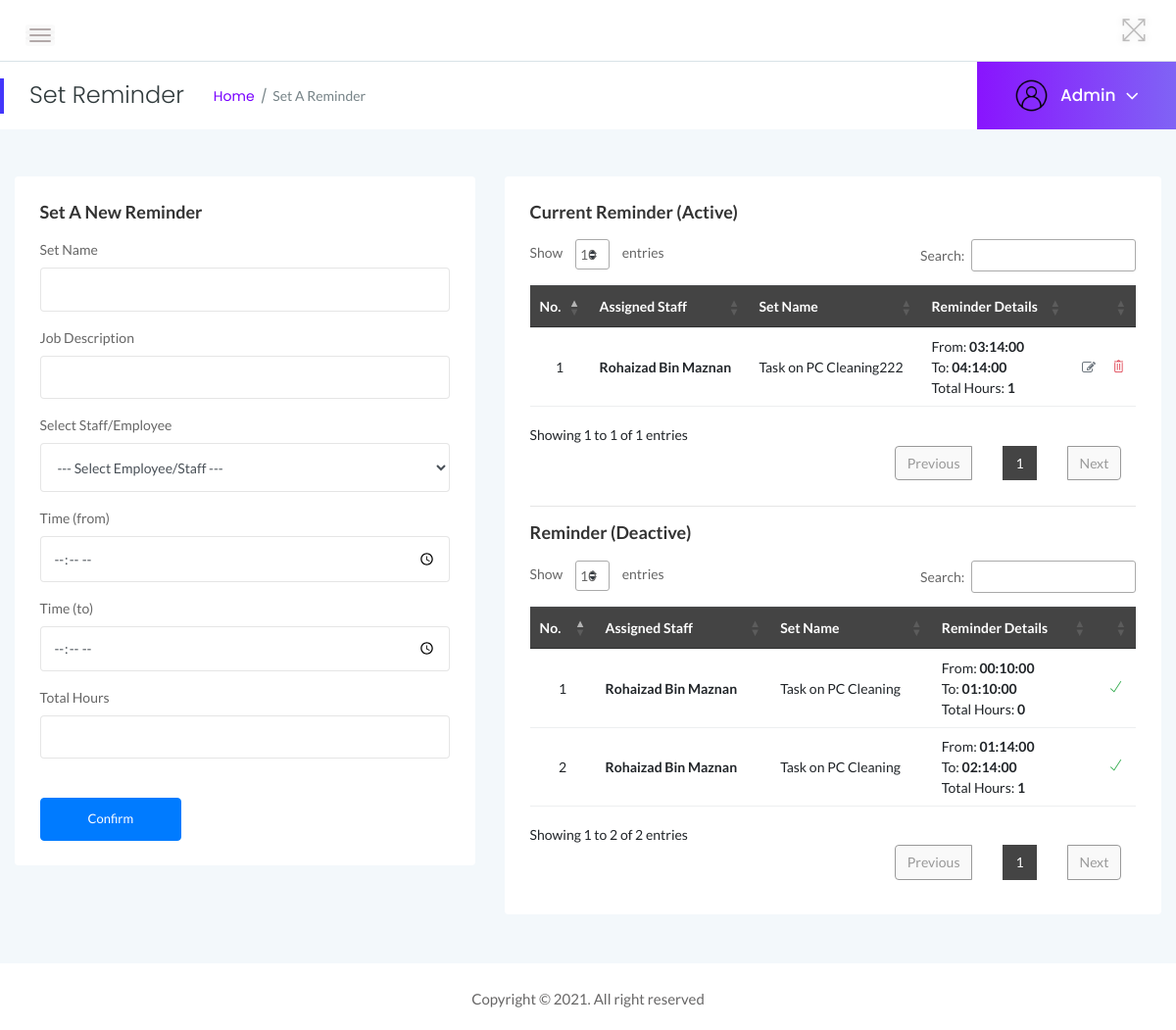
The page /admin-index.php?post_type=reminder&submitted=success-active (signed in) on the database its author committed.
### tables this page shows
CREATE TABLE `user` (
  `userId` int(11) NOT NULL,
  `username` varchar(50) NOT NULL,
  `password` text NOT NULL,
  `email` varchar(100) NOT NULL,
  `fullname` varchar(100) NOT NULL,
  `gender` varchar(10) NOT NULL,
  `phoneNo` varchar(12) NOT NULL,
  `role` varchar(10) NOT NULL,
  `createdOn` timestamp NOT NULL DEFAULT current_timestamp() ON UPDATE current_timestamp()
);

CREATE TABLE `reminder` (
  `reminderId` int(11) NOT NULL,
  `staffId` int(11) NOT NULL,
  `title` varchar(100) NOT NULL,
  `description` text NOT NULL,
  `time_from` time NOT NULL,
  `time_to` time NOT NULL,
  `total_hours` int(11) NOT NULL,
  `reminder_createdOn` timestamp NOT NULL DEFAULT current_timestamp() ON UPDATE current_timestamp(),
  `status` varchar(10) NOT NULL
);

### admin-addReminder.php (the view, shortened to what this page needs)
<div class="main-content-inner">
                <div class="row">
                    <div class="col-5 mt-5">
                        <div class="card">
                            <div class="card-body">
                                <h4 class="header-title">Set a New Reminder</h4>
                                <form action="inc/submitData.php" method="post">
<?php
$sqlApply = "SELECT * from user WHERE  username = '".$_SESSION['username']."'";
$formApply = mysqli_query($conn,$sqlApply);
while($rowApply = mysqli_fetch_assoc($formApply)) {
?>
                                            <div class="form-group">
                                            <div class="form-group">
                                                <label for="reminderTitle">Set Name</label>
                                                <input type="text" class="form-control" id="reminderTitle" name="reminderTitle" required>
                                            </div>
                                            <div class="form-group">
                                                <label for="description">Job Description</label>
                                                <input type="text" class="form-control" id="totalHours" name="description" required>
                                            </div>
                                                <label for="namestaff">Select Staff/Employee</label>
                                                <select class="form-control" id="namestaff" name="namestaff" style="height: 50px; text-transform: capitalize;">
                                                  <option>--- Select Employee/Staff ---</option>
                                                </select>
                                              </div>
                                            <div class="form-group">
                                                <label for="timeFrom">Time (from)</label>
                                                <input type="time" class="form-control" id="timeFrom" name="timeFrom" required>
                                            </div>
                                            <div class="form-group">
                                                <label for="timeTo">Time (to)</label>
                                                <input type="time" class="form-control" id="timeTo" name="timeTo" required>
                                            </div>
                                            <div class="form-group">
                                                <label for="totalHours">Total Hours</label>
                                                <input type="text" class="form-control" id="totalHours" name="totalHours" required>
                                            </div>
                                            <button name="btnSetReminder" class="btn btn-primary mt-4 pr-5 pl-5">Confirm</button>
<?php
 }
?>
                                        </form>
                            </div>
                        </div>
                    </div>
                    <div class="col-7 mt-5">
                        <div class="card">
                            <div class="card-body">
                                <h4 class="header-title">Current Reminder (Active)</h4>
                                <div class="data-tables datatable-dark">
                                    <table id="dataTable3" class="text-left">
                                        <thead class="text-capitalize">
                                            <tr>
                                                <th>No.</th>
                                                <th>Assigned Staff</th>
                                                <th>Set Name</th>
                                                <th>Reminder Details</th>
                                                <th></th>
                                            </tr>
                                        </thead>
                                        <tbody>
<?php
$listLeave = "SELECT user.*, reminder.* FROM reminder JOIN user ON reminder.staffId=user.userId WHERE reminder.status='active'";
$resultPage = mysqli_query($conn,$listLeave);
$i = 1;
if (mysqli_num_rows($resultPage) > 0) {
while($rowPage = mysqli_fetch_assoc($resultPage)) {
?>
                                            <tr>
                                                <td style="text-align: center;"> <?php echo $i++ ?></td>
                                                <td><span style="text-transform: capitalize; font-weight: bold"><?php echo $rowPage['fullname']; ?> </td>
                                                <td><?php echo $rowPage['title']; ?> </td>
                                                <td>From: <b><?php echo $rowPage['time_from']; ?></b><br/>To: <b><?php echo $rowPage['time_to']; ?></b><br>Total Hours: <b><?php echo $rowPage['total_hours']; ?></b></td>
                                                <td>
                                                    <ul class="d-flex justify-content-center">
                                                        <li class="mr-3"><a href="admin-index.php?post_type=edit-reminder&submitted=none&id=<?php echo $rowPage['reminderId']; ?>" class="text-secondary"><i class="fa fa-edit"></i></a></li>
                                                        <li><a href="javascript:deactive(<?php echo $rowPage['reminderId']; ?>)" class="text-danger"><i class="ti-trash"></i></a></li>
                                                    </ul>
                                                </td>
                                            </tr>
<?php
} } ?>
                                        </tbody>
                                    </table>
<hr/>
                                    <h4 class="header-title">Reminder (Deactive)</h4>
                                <div class="data-tables datatable-light">
                                    <table id="dataTable2">
                                        <thead class="text-capitalize">
                                            <tr>
                                                <th>No.</th>
                                                <th>Assigned Staff</th>
                                                <th>Set Name</th>
                                                <th>Reminder Details</th>
                                                <th></th>
                                            </tr>
                                        </thead>
                                        <tbody>
<?php
$listLeave = "SELECT user.*, reminder.* FROM reminder JOIN user ON reminder.staffId=user.userId WHERE reminder.status='deactive'";
$resultPage = mysqli_query($conn,$listLeave);
$i = 1;
if (mysqli_num_rows($resultPage) > 0) {
while($rowPage = mysqli_fetch_assoc($resultPage)) {
?>
                                            <tr>
                                                <td style="text-align: center;"> <?php echo $i++ ?></td>
                                                <td><span style="text-transform: capitalize; font-weight: bold"><?php echo $rowPage['fullname']; ?> </td>
                                                <td><?php echo $rowPage['title']; ?> </td>
                                                <td>From: <b><?php echo $rowPage['time_from']; ?></b><br/>To: <b><?php echo $rowPage['time_to']; ?></b><br>Total Hours: <b><?php echo $rowPage['total_hours']; ?></b></td>
                                                <td>
                                                    <ul class="d-flex justify-content-center">
                                                        <li><a href="javascript:active(<?php echo $rowPage['reminderId']; ?>)" class="text-success"><i class="ti-check"></i></a></li>
                                                    </ul>
                                                </td>
                                            </tr>
<?php
} } ?>
                                        </tbody>
                                    </table>
                                </div>
                            </div>
                        </div>
                    </div>
                    </div>
                    </div>
                </div>

### rows shown on the page
reminder: staffId.fullname "Rohaizad Bin Maznan", title "Task on PC Cleaning222", time_from "03:14:00", time_to "04:14:00", total_hours "1"
reminder: staffId.fullname "Rohaizad Bin Maznan", title "Task on PC Cleaning", time_from "00:10:00", time_to "01:10:00", total_hours "0"
reminder: staffId.fullname "Rohaizad Bin Maznan", title "Task on PC Cleaning", time_from "01:14:00", time_to "02:14:00", total_hours "1"

### other values the page prints
$title "Set Reminder"
$_SESSION['username'] "Admin"
